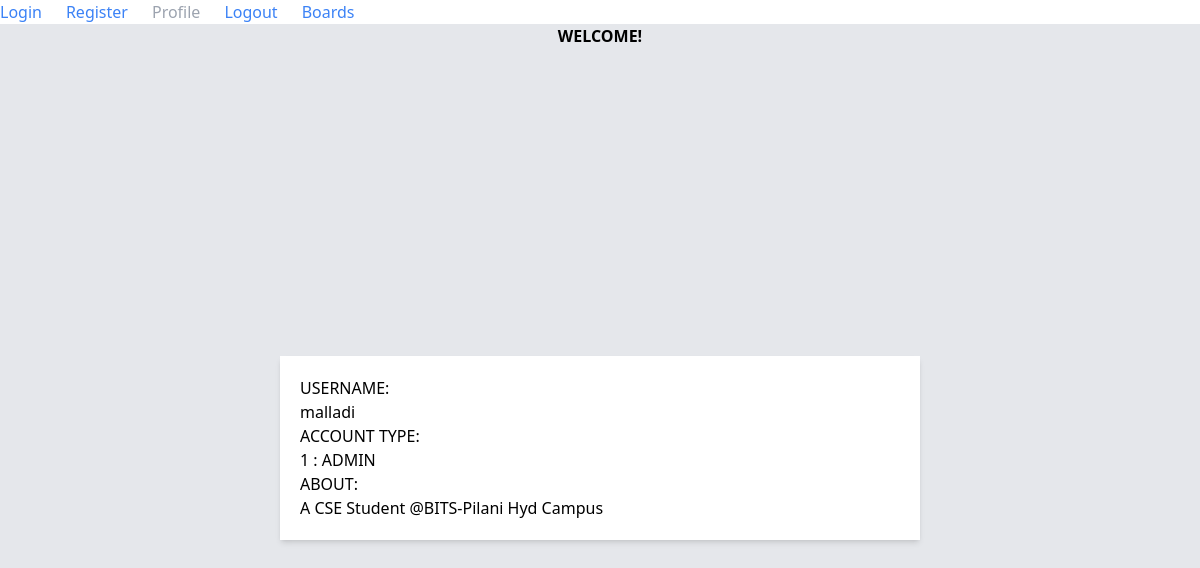
The app's page /profile (signed in) with its own data.
### ForumApp/models/user.py (models this page shows)
class User(db.Model, UserMixin):
    id = db.Column(db.Integer, primary_key=True)
    username = db.Column(db.String(20), nullable = False)
    password = db.Column(db.String(100), nullable = False)
    role_id = db.Column(db.Integer, db.ForeignKey('role.id'))
    profile = db.relationship('Profile', backref='user', uselist = False)
    posts = db.relationship('Post', backref = 'user')
    comments = db.relationship('Comment', backref = 'user')

### ForumApp/models/profile.py (models this page shows)
class Profile(db.Model):
    id = db.Column(db.Integer, primary_key = True)
    date_created = db.Column(db.DateTime, default=datetime.datetime.utcnow)
    about = db.Column(db.String(300), nullable = False)
    user_id = db.Column(db.Integer, db.ForeignKey('user.id'))

### ForumApp/prof/routes.py (the view)
@bp.route('/profile')
@login_required
def index():
    role_name = "temp"
    if current_user.role_id == 1:
        role_name = "ADMIN"
    elif current_user.role_id == 2:
        role_name = "USER"
    profile = Profile.query.filter_by(user_id=current_user.id).first()
    return render_template('profile/profile.html', user = current_user, role_name = role_name, profile=profile)

### ForumApp/posts/routes.py (called while the page is built)
@app.login_manager.user_loader
def load_user(user_id):
    return User.query.get(int(user_id))

### ForumApp/templates/profile/profile.html (shortened to what this page needs)
{% extends "base.html" %}
{% block body %}
<div class="bg-gray-200 h-screen">
  <h1>
    <div style="text-align: center;"><b>WELCOME!</b></div>
  </h1>
  <div class="container mx-auto w-full h-full">
    <div class="max-w-screen-sm mx-auto w-full h-full flex flex-col items-center justify-center">
      <div class="bg-white p-5 shadow-md w-full">
        <h1>USERNAME:</h1>
        <p>{{user.username}}</p>
        <h1>ACCOUNT TYPE:</h1>
        <p>{{user.role_id}} : {{role_name}}</p>
        <h1>ABOUT:</h1>
        <p>{{profile.about}}</p>
      </div>
    </div>
  </div>
</div>
{% endblock %}

### records on screen
User: username "malladi", role_id "1"
Profile: about "A CSE Student @BITS-Pilani Hyd Campus"

### other values on screen
{{ role_name }} "ADMIN"
